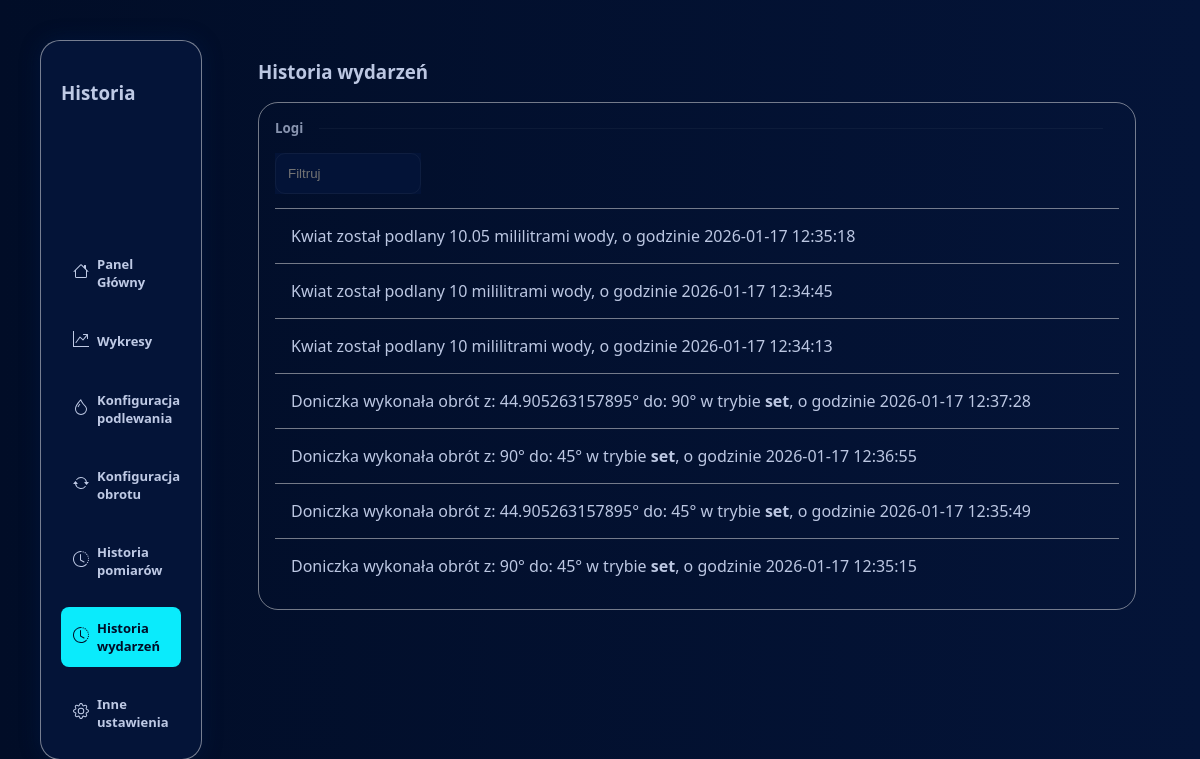
Page /log-event on the earlier database version.
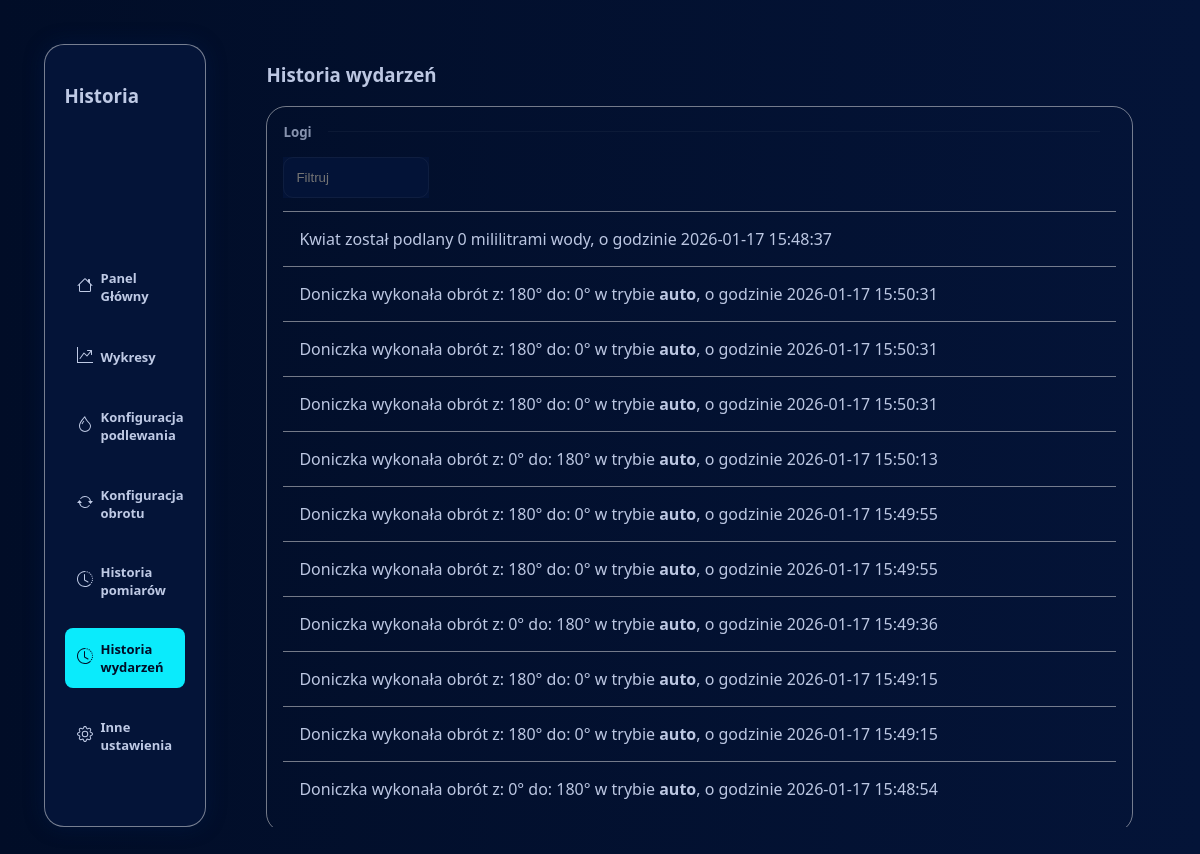
Same page on the later database version.
### tables this page shows
CREATE TABLE water_logs (
           mililiters INTEGER,
           date DATETIME
        );

CREATE TABLE servo_logs (
        id INTEGER PRIMARY KEY AUTOINCREMENT,
        old_angle INTEGER,
        new_angle INTEGER,
        mode TEXT,
        date DATETIME
    );

### web.py (the view)
@app.route("/log-event")
def event_logs():
    check_for_water()
    logs = get_events()
    return render_template("event.html", logs=logs)

### web.py (called while the page is built)
def sortByDate(e):
    return e[0]

def get_events():
    conn = sqlite3.connect(DB_PATH)
    cursor = conn.cursor()
    cursor.execute("""
        SELECT
               "water", strftime('%Y-%m-%d %H:%M:%S', date) as formatted_date,
                   mililiters
        FROM water_logs
        ORDER BY date DESC
    """)
    water_logs = cursor.fetchall()
    cursor.execute("""
            SELECT "servo", strftime('%Y-%m-%d %H:%M:%S', date) as formatted_date, old_angle, new_angle, mode
            FROM servo_logs
            ORDER BY date DESC
        """)
    servo_logs = cursor.fetchall()
    logs = water_logs+servo_logs
    logs.sort(reverse=True,key=sortByDate)
    return logs

def check_for_water():
    water = get_basic_info()[3][1]
    print(get_basic_info())
    if(water < MIN_WATER):
        flash("Uwaga poziom wody jest niski!", "error")

### templates/event.html (shortened to what this page needs)
<!DOCTYPE html>
<html lang="en">
<head>
    <link rel="stylesheet" href="{{ url_for('static',filename='styles/style.css') }}">
</head>
<body>
    <div class="container">
        <div class="dashboard">
            <h3 class="dash-h2">Historia</h3>
            <div class="dash-buttons">
                    <a href="/" class="dash-link">
                        <span class="icon">
                        </span>
                        Panel Główny
                    </a>
                    <a href="charts" class="dash-link">
                        <span class="icon">
                        </span>
                        Wykresy
                    </a>
                    <a href="water-config" class="dash-link">
                        <span class="icon">
                        </span>
                        Konfiguracja podlewania
                    </a>
                    <a href="servo-config" class="dash-link">
                        <span class="icon">
                        </span>
                        Konfiguracja obrotu
                    </a>
                    <a href="log" class="dash-link">
                        <span class="icon">
                        </span>
                        Historia pomiarów
                    </a>
                    <a href="log-event" class="dash-link active">
                        <span class="icon">
                        </span>
                        Historia wydarzeń
                    </a>
                    <a href="other-config" class="dash-link">
                        <span class="icon">
                        </span>
                        Inne ustawienia
                    </a>
            </div>
        </div>
        <div class="content-area scroll">
            <h3>Historia wydarzeń</h3>
            <div class="section section-scroll">
                <div class="content">
                    <div class="small-title"> Logi <div class="divider"></div></div>
                    <div class="nav-log">
                        <input type="text" id="filterInput" placeholder="Filtruj"  onkeyup="filterTable()">
                    </div>
                    <span class="margin"></span>
            {% for row in logs %}
                    <div class="log">
                        {%if row[0] == "servo" %} Doniczka wykonała obrót z: {{row[2]}}° do: {{row[3]}}° w trybie <b>{{row[4]}}</b>, o godzinie {{row[1]}} {%endif%}
                        {%if row[0] == "water" %} Kwiat został podlany {{row[2]}} mililitrami wody, o godzinie {{row[1]}} {%endif%}
                    </div>
            {% endfor %}
                </div>
            </div>
        </div>
    </div>
</body>
</html>

Differences in the rows shown:
removed water_logs: mililiters "10.05", date "2026-01-17 12:35:18"
removed water_logs: mililiters "10", date "2026-01-17 12:34:45"
removed servo_logs: old_angle "44.905263157895", new_angle "90", mode "set", date "2026-01-17 12:37:28"
removed servo_logs: old_angle "90", new_angle "45", mode "set", date "2026-01-17 12:36:55"
removed servo_logs: old_angle "44.905263157895", new_angle "45", mode "set", date "2026-01-17 12:35:49"
removed servo_logs: old_angle "90", new_angle "45", mode "set", date "2026-01-17 12:35:15"
changed water_logs: mililiters "10" → "0"; date "2026-01-17 12:34:13" → "2026-01-17 15:48:37"
added servo_logs: old_angle "180", new_angle "0", mode "auto", date "2026-01-17 15:50:31"
added servo_logs: old_angle "180", new_angle "0", mode "auto", date "2026-01-17 15:50:31"
added servo_logs: old_angle "180", new_angle "0", mode "auto", date "2026-01-17 15:50:31"
added servo_logs: old_angle "0", new_angle "180", mode "auto", date "2026-01-17 15:50:13"
added servo_logs: old_angle "180", new_angle "0", mode "auto", date "2026-01-17 15:49:55"
added servo_logs: old_angle "180", new_angle "0", mode "auto", date "2026-01-17 15:49:55"
added servo_logs: old_angle "0", new_angle "180", mode "auto", date "2026-01-17 15:49:36"
added servo_logs: old_angle "180", new_angle "0", mode "auto", date "2026-01-17 15:49:15"
added servo_logs: old_angle "180", new_angle "0", mode "auto", date "2026-01-17 15:49:15"
added servo_logs: old_angle "0", new_angle "180", mode "auto", date "2026-01-17 15:48:54"
